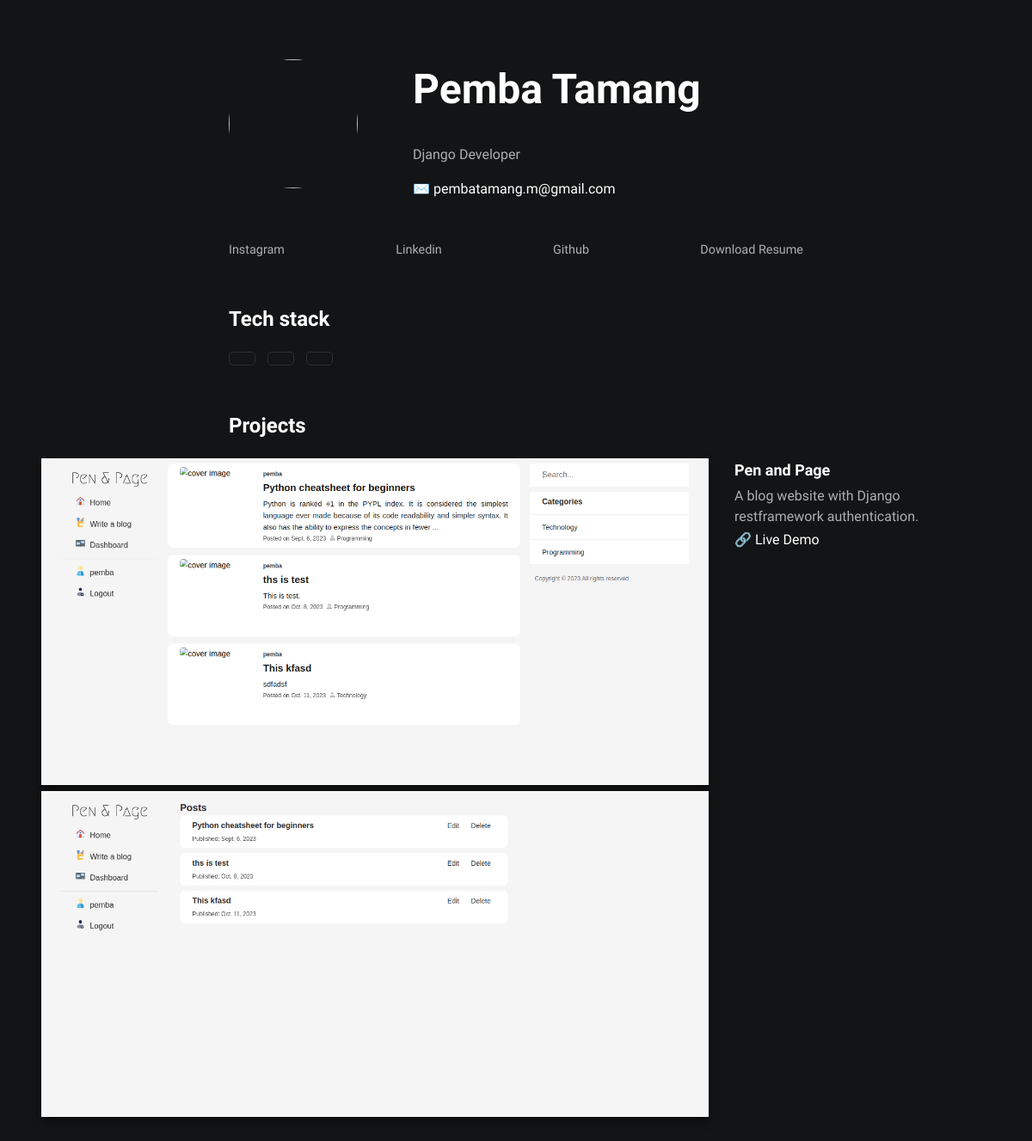
/, run on an earlier commit of the app's database.
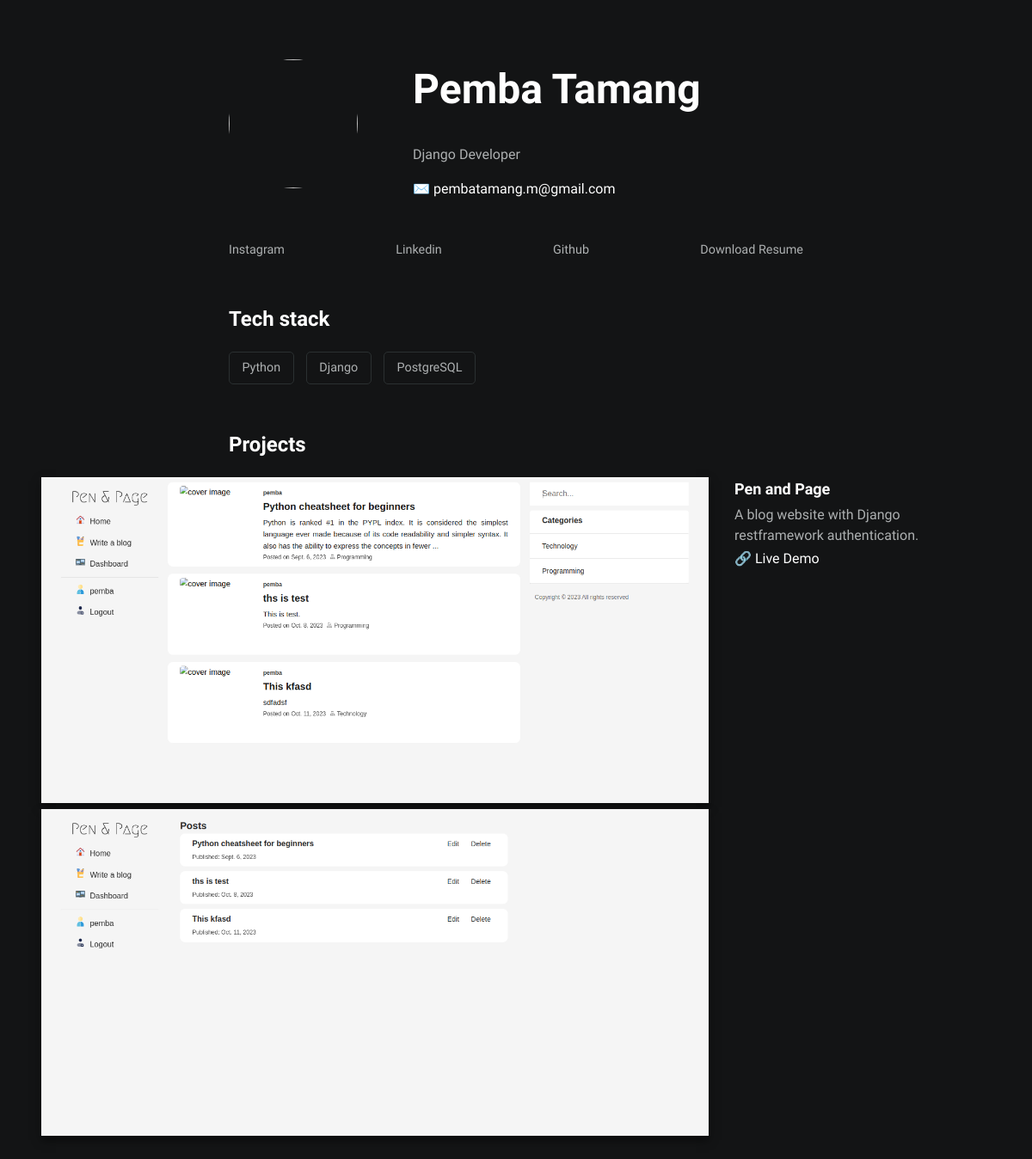
And on a later commit of the database.
### base/models.py (models this page shows, shortened)
class UserProfile(models.Model):
    user = models.OneToOneField(User, on_delete=models.CASCADE)
    email = models.CharField(max_length=255)
    bio = models.CharField(max_length=255)
    github_url = models.URLField(max_length=255, null=True, blank= False)
    linkedin_url = models.URLField(max_length=255, null=True, blank= False)
    instagram_url = models.URLField(max_length=255, null=True, blank= False)
    resume_url = models.URLField(max_length=255, null=True, blank= False)

class TechStack(models.Model):
    language = models.CharField(max_length=255, null=True, blank=False)
    framework = models.CharField(max_length=255, null=True, blank=False)
    database = models.CharField(max_length=255, null=True, blank=False)
    user = models.ForeignKey(UserProfile, on_delete=models.CASCADE)

### base/views.py (the view)
# urls.py: path('', home, name = "home"),
def home(request):
    user_profile_instances = UserProfile.objects.filter(id=1)
    user_profile_instance = user_profile_instances.first()
    if user_profile_instance:
        tech_stacks = TechStack.objects.filter(user=user_profile_instance).first()
        project_instances = Project.objects.filter(user=user_profile_instance).first()
        context = {
            "user_profile": user_profile_instance,
            "tech_stack": tech_stacks,
            "projects": project_instances
        }
        return render(request, 'index.html', context=context)
    else:
        return render(request, '404.html')

### base/templates/index.html (shortened to what this page needs)
{% extends "base.html" %}
{% block content %}
<div id="container--main">
    <section id="wrapper--hero" class="section--page">
        <img id="profile-pic" src="">
        <div>
            <h1 id="user-name">Pemba Tamang</h1>
            <p id="bio"> {{ user_profile.bio }}</p>
            <p id="email">✉️ {{ user_profile.email }}</p>
        </div>
    </section>
    <section class="section--page">
        <div id="socials--list">
            <a href="{{ user_profile.instagram_url }}" target="_blank">Instagram</a>
            <a href="{{ user_profile.linkedin_url }}" target="_blank">Linkedin</a>
            <a href="{{ user_profile.github_url }}" target="_blank">Github</a>
            <a href="{{ user_profile.resume_url }}" target="_blank">Download
                Resume</a>
        </div>
    </section>
    <section class="section--page">
        <h2>Tech stack</h2>
        <div id="wrapper--techstack__items">
            <div class="card--techstack"><span>{{ tech_stack.language }}</span></div>
            <div class="card--techstack"><span>{{ tech_stack.framework }}</span></div>
            <div class="card--techstack"><span>{{ tech_stack.database }}</span></div>
        </div>
    </section>
    <section class="section--page-nopaddin-btm">
        <h2>Projects</h2>
    </section>
</div>
{% include 'projects.html' %}
</body>
</html>
{% endblock %}

### base/templates/base.html (shortened to what this page needs)
{% load static %}
<!DOCTYPE html>
<html>
<head>
    <link rel="stylesheet" type="text/css" href="{% static 'css/styles.css' %}">
</head>
<body>
        {% block content %}
        {% endblock %}

### base/templates/projects.html
<div class="project-page">
    <section class="split card--project">
        <div class="col--left">
            <div id="img-one" class="project-img">
                <img src="./static/files/project_previews/pen_and_page/Home_PenandPage.png">
            </div>
            <div id="img-two" class="project-img">
                <img src="./static/files/project_previews/pen_and_page/Profile-Pen-and-Page.png">
            </div>
        </div>
        <div class="col--right">
            <div class="split__content--sticky">
                <div class="split__content">
                    <span><a href="https://github.com/pembattech/pen-and-page" target="_blank">Pen and
                            Page</a></span>
                    <p>A blog website with Django restframework authentication.</p>
                    <a href="https://penandpage-pemba.vercel.app/" target="_blank" id="livedemo"> 🔗 Live Demo</a>
                </div>
            </div>
        </div>
    </section>
</div>

### static/css/styles.css (style rules this page uses)
:root { --mainTextColor-light: #000; --secondaryTextColor-light: rgb(51 51 51); --mainLinkColor-light: #0da2b8; --mainBorderColor-light: rgb(218, 218, 218); --mainBgColor-light: rgb(249, 250, 251); --mainTextColor-dark: #fff; --secondaryTextColor-dark: #adb0b1; --mainLinkColor-dark: rgb(30, 190, 214); --mainBorderColor-dark: #2b3031; --mainBgColor-dark: #131415; --mainTextColor: var(--mainTextColor-dark); --secondaryTextColor: var(--secondaryTextColor-dark); --mainLinkColor: var(--mainLinkColor-dark); --mainBorderColor: var(--mainBorderColor-dark); --mainBgColor: var(--mainBgColor-dark); --project-image-sizeW: 380px; --project-title-font-size: 18px; --project-descrption-font-color: var(--secondaryTextColor); --project-description-font-size: 16px; --project-description-font-weight: 300; }
* { font-family: 'Readex Pro'; line-height: 1.5em; box-sizing: border-box; color: var(--mainTextColor); }
body { background-color: var(--mainBgColor); }
p, span, li { color: var(--secondaryTextColor); font-size: 1em; }
a { text-decoration: none; color: var(--mainLinkColor); font-weight: 500; }
#container--main { max-width: 700px; margin: 0 auto; padding: 1em 1em 0; }
.section--page { padding-top: 1em; padding-bottom: 1em; }
.section--page-nopaddin-btm { padding-top: 1em; }
#wrapper--hero { display: flex; align-items: center; gap: 4em; }
#bio, a { font-weight: 300; }
#user-name { font-size: 48px; line-height: 1em; }
#profile-pic { width: 150px; height: 150px; object-fit: cover; border-radius: 50%; }
#email { color: var(--mainTextColor); }
#socials--list { display: flex; justify-content: space-between; column-gap: 1em; flex-wrap: wrap; }
#socials--list a { font-weight: 300; color: var(--secondaryTextColor); font-size: 0.9em; transition: 0.3s; }
#wrapper--techstack__items { display: flex; flex-wrap: wrap; gap: 1em; font-size: 0.9em; }
.card--techstack { border: 1px solid var(--mainBorderColor); border-radius: 5px; padding: 0.5em 1em; align-items: center; }
.card--project { padding-bottom: 2.5em; }
.card--project a { color: var(--mainTextColor); transition: 0.3s; }
.project-page { padding: 0 40px; }
.split { display: flex; gap: 30px; }
.split__content span a { font-weight: 900; font-size: 18px; }
.split__content p { color: var(--project-descrption-font-color); font-size: var(--project-description-font-size); font-weight: var(--project-description-font-weight); margin-top: 5px; margin-bottom: 3px; }
.split__content--sticky { position: sticky; top: 200px; }
.project-img img { width: 776px; box-shadow: 0px 5px 10px 0px rgba(0, 0, 0, 0.5); }

What changed in the data, as far as the page shows it:
added TechStack: language "Python", framework "Django", database "PostgreSQL"
